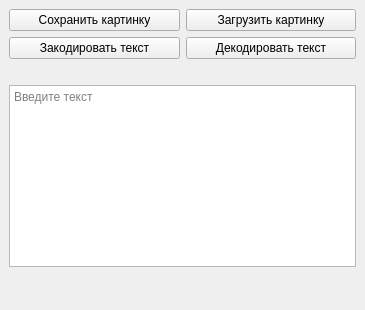
<?xml version="1.0" encoding="UTF-8"?>
<ui version="4.0">
 <class>MainWindow</class>
 <widget class="QMainWindow" name="MainWindow">
  <property name="geometry">
   <rect>
    <x>0</x>
    <y>0</y>
    <width>365</width>
    <height>310</height>
   </rect>
  </property>
  <property name="windowTitle">
   <string>MainWindow</string>
  </property>
  <property name="styleSheet">
   <string notr="true">QPushButton:hover{color: blue; font: bold 10pt;}</string>
  </property>
  <widget class="QWidget" name="centralwidget">
   <layout class="QVBoxLayout" name="verticalLayout">
    <item>
     <layout class="QGridLayout" name="gridLayout">
      <item row="0" column="0">
       <widget class="QPushButton" name="pushButton_2">
        <property name="text">
         <string>Сохранить картинку</string>
        </property>
       </widget>
      </item>
      <item row="1" column="1">
       <widget class="QPushButton" name="pushButton_4">
        <property name="text">
         <string>Декодировать текст</string>
        </property>
       </widget>
      </item>
      <item row="1" column="0">
       <widget class="QPushButton" name="pushButton_3">
        <property name="text">
         <string>Закодировать текст</string>
        </property>
       </widget>
      </item>
      <item row="0" column="1">
       <widget class="QPushButton" name="pushButton">
        <property name="text">
         <string>Загрузить картинку</string>
        </property>
       </widget>
      </item>
      <item row="2" column="0">
       <spacer name="horizontalSpacer">
        <property name="orientation">
         <enum>Qt::Horizontal</enum>
        </property>
        <property name="sizeHint" stdset="0">
         <size>
          <width>40</width>
          <height>20</height>
         </size>
        </property>
       </spacer>
      </item>
      <item row="2" column="1">
       <spacer name="horizontalSpacer_2">
        <property name="orientation">
         <enum>Qt::Horizontal</enum>
        </property>
        <property name="sizeHint" stdset="0">
         <size>
          <width>40</width>
          <height>20</height>
         </size>
        </property>
       </spacer>
      </item>
     </layout>
    </item>
    <item>
     <widget class="QPlainTextEdit" name="plainTextEdit">
      <property name="placeholderText">
       <string>Введите текст</string>
      </property>
     </widget>
    </item>
    <item>
     <widget class="QLabel" name="label">
      <property name="text">
       <string>&lt;html&gt;&lt;head/&gt;&lt;body&gt;&lt;p&gt;&lt;br/&gt;&lt;/p&gt;&lt;/body&gt;&lt;/html&gt;</string>
      </property>
     </widget>
    </item>
   </layout>
  </widget>
 </widget>
 <resources/>
 <connections/>
</ui>
